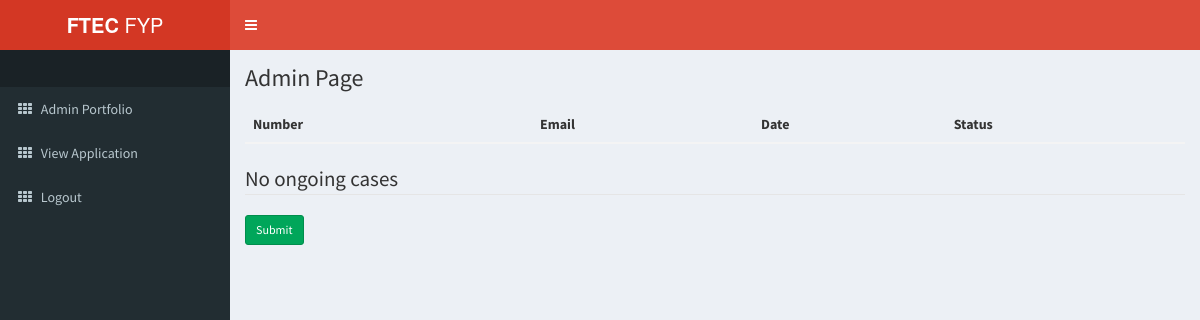
Page /admin (signed in) on the earlier database version.
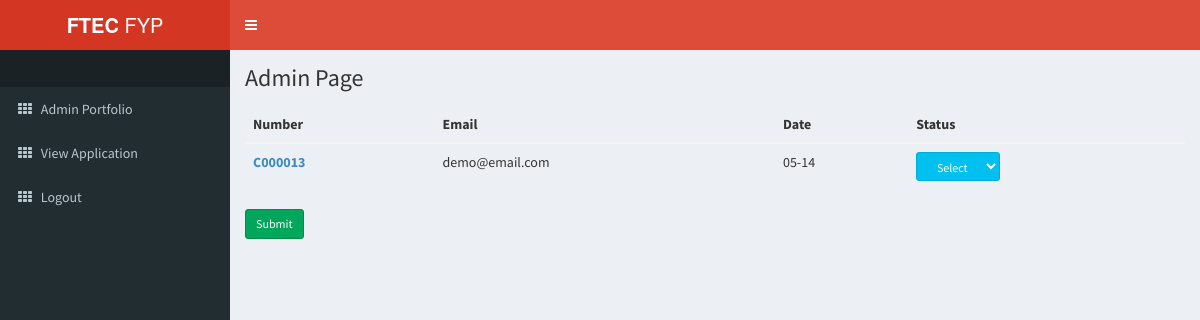
Same page on the later database version.
### models.py (models this page shows)
class Car(UserMixin, db.Model):
    __tablename__ = "car"
    id = db.Column(
        db.Integer, primary_key=True
    )  # primary keys are required by SQLAlchemy
    aid = db.Column(db.String(1000), unique=True)
    status = db.Column(db.String(1000))
    email = db.Column(db.String(100), unique=False)
    A = db.Column(db.Integer)
    B = db.Column(db.Integer)
    C = db.Column(db.Integer)
    D = db.Column(db.Integer)
    E = db.Column(db.Integer)
    F = db.Column(db.Integer)
    G = db.Column(db.Integer)
    H = db.Column(db.Integer)
    I = db.Column(db.Integer)
    J = db.Column(db.Integer)
    result = db.Column(db.Float(32))
    date = db.Column(db.String(1000))

### main.py (the view)
@main.route("/admin")
@login_required
def admin():
    all_user = Car.query.filter_by(status="running").all()
    posts = []
    for user in all_user:
        post = {"number": user.aid, "email": user.email, "date": (user.date)[5:]}
        posts.append(post)
    user_amount = 0
    if len(posts) > 0:
        user_amount = 1
    return render_template("admin.html", posts=posts, user_amount=user_amount)

### __init__.py (called while the page is built)
def create_app():
    app = Flask(__name__)
    migrate = Migrate(app, db, render_as_batch=True)
    app.config["SECRET_KEY"] = "dev"
    app.config.from_object(Config)
    db.init_app(app)
    @app.before_first_request
    def create_tables():
        db.create_all()
    login_manager = LoginManager()
    login_manager.login_view = "auth.login"
    login_manager.init_app(app)
    from .models import User
    @login_manager.user_loader
    def load_user(user_id):
        return User.query.get(int(user_id))
    from .auth import auth as auth_blueprint
    app.register_blueprint(auth_blueprint)
    from .main import main as main_blueprint
    app.register_blueprint(main_blueprint)
    return app

### templates/admin.html (shortened to what this page needs)
<!DOCTYPE html>
<html>
<head>
    <link href="static/bootstrap/css/bootstrap.min.css" rel="stylesheet" type="text/css" />
    <link href="https://maxcdn.bootstrapcdn.com/font-awesome/4.3.0/css/font-awesome.min.css" rel="stylesheet"
        type="text/css" />
    <link href="http://code.ionicframework.com/ionicons/2.0.0/css/ionicons.min.css" rel="stylesheet" type="text/css" />
    <link href="static/dist/css/AdminLTE.min.css" rel="stylesheet" type="text/css" />
    <link href="static/dist/css/skins/_all-skins.min.css" rel="stylesheet" type="text/css" />
</head>
<body class="skin-red">
    <div class="wrapper">
        <header class="main-header">
            <a href="/admin" class="logo"><b>FTEC</b> FYP</a>
            <nav class="navbar navbar-static-top" role="navigation">
                <a href="#" class="sidebar-toggle" data-toggle="offcanvas" role="button">
                </a>
            </nav>
        </header>
        <aside class="main-sidebar">
            <section class="sidebar">
                <ul class="sidebar-menu">
                    <li class="header"><br></li>
                    <li>
                        <a href="/adminprofile">
                            <i class="fa fa-th"></i> <span>Admin Portfolio</span>
                        </a>
                    </li>
                    <li>
                        <a href="/admin">
                            <i class="fa fa-th"></i> <span>View Application</span>
                        </a>
                    </li>
                    <li>
                        <a href="{{ url_for('auth.logout') }}">
                            <i class="fa fa-th"></i> <span>Logout</span>
                        </a>
                    </li>
                </ul>
            </section>
        </aside>
        <div class="content-wrapper">
            <section class="content-header">
                <h1>
                    Admin Page
                </h1>
                <ol class="breadcrumb">
                </ol>
            </section>
            <section class="content">
                <form method="POST" action="/admin">
                    <table class="table align-middle">
                        <thead>
                            <tr>
                                <th scope="col">Number</th>
                                <th scope="col">Email</th>
                                <th scope="col">Date</th>
                                <th scope="col">Status</th>
                            </tr>
                        </thead>
                        <tbody>
                            {%for post in posts%}
                            <tr>
                                <th scope="row"><a href="{{post.number}}">{{post.number}}</a></th>
                                <td>{{post.email}}</td>
                                <td>{{post.date}}</td>
                                <td>
                                    <select type="button" name=ca class="btn btn-info btn-sm px-3">
                                        <option value="running">Select</option>
                                    </select>
                                </td>
                            </tr>
                            {%endfor%}
                        </tbody>
                    </table>
                    {%if user_amount == 0%}
                    <legend>No ongoing cases</legend>
                    {%endif%}
                    <button class='btn btn-success btn-sm px-3' type="submit" style="float:left;">Submit</button>
                </form>
            </section>
        </div>
    </div>
</body>
</html>

Differences in the rows shown:
now on this page (row edited): Car: number "C000013", email "demo@email.com", date "05-14"
Other differences:
text no longer shown: "No ongoing cases"
